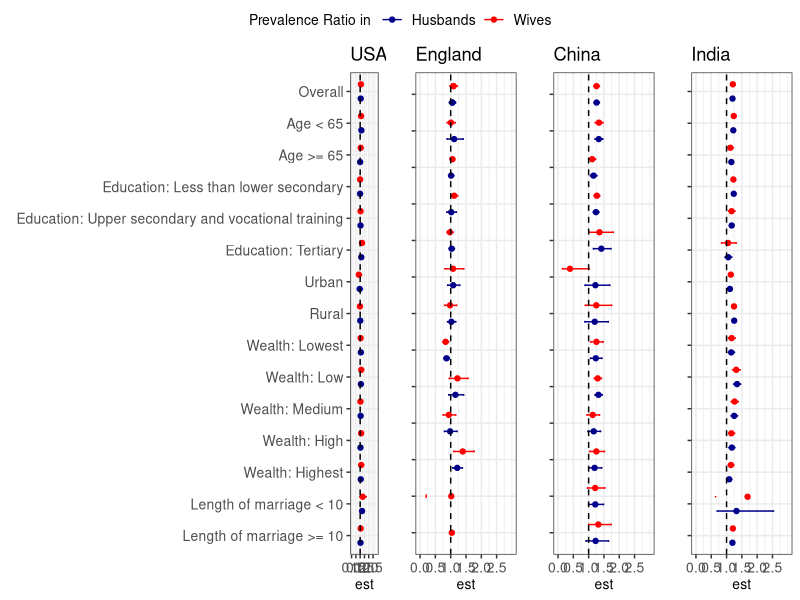

Source code (R): (Note: this script raises an error after producing the figure.)
# setwd("E:/OneDrive/spouse concord China US India/Data")
library(dplyr)
library(tidyverse)
library(readr)

hrs <- read_csv("hrs/hrs_contrasts for poisson regression with multiple imputation.csv") %>% 
  mutate(outcome = "Hypertension",
         survey = "USA")

hrs_main <- read_csv("hrs/hrs_poisson regression with multiple imputation.csv") %>% 
  dplyr::filter(model %in% c("W1","H1"),iv %in% c("w_htn","h_htn")) %>% 
  mutate(outcome = "Hypertension",
         label = "Overall",
         survey = "USA")


charls <- read_csv("charls/g2ac03_contrasts for poisson regression with multiple imputation.csv") %>% 
  mutate(outcome = "Hypertension",
         survey = "China")

charls_main <- read_csv("charls/g2ac03_poisson regression with multiple imputation.csv") %>% 
  dplyr::filter(model %in% c("W1","H1"),iv %in% c("w_htn","h_htn")) %>% 
  mutate(outcome = "Hypertension",
         label = "Overall",
         survey = "China")


lasi <- read_csv("lasi/g2al03_contrasts for poisson regression with multiple imputation.csv") %>% 
  mutate(outcome = "Hypertension",
         survey = "India")

lasi_main <- read_csv("lasi/g2al03_poisson regression with multiple imputation.csv") %>% 
  dplyr::filter(model %in% c("W1","H1"),iv %in% c("w_htn","h_htn")) %>% 
  mutate(outcome = "Hypertension",
         label = "Overall",
         survey = "India") 

elsa <- read_csv("elsa/g2ae03_contrasts for poisson regression with multiple imputation.csv") %>% 
  mutate(outcome = "Hypertension",
         survey = "England") %>% 
  bind_rows(hrs %>% 
              dplyr::filter(str_detect(term,"lengthmar")) %>% 
              mutate(survey = "ELSA",
                     RR = NA_character_) %>% 
              mutate_if(is.numeric, ~NA_real_))

elsa_main <- read_csv("elsa/g2ae03_poisson regression with multiple imputation.csv") %>% 
  dplyr::filter(model %in% c("W1","H1"),iv %in% c("w_htn","h_htn")) %>% 
  mutate(outcome = "Hypertension",
         label = "Overall",
         survey = "England")

contrast_map <- readxl::read_excel("lasi/LASI Contrast Map.xlsx") %>% 
  dplyr::filter(!is.na(label))


tab_stratum <- bind_rows(hrs_main,
                         charls_main,
                         lasi_main,
                         elsa_main,
                         bind_rows(hrs,
                                   charls,
                                   lasi,
                                   elsa
                         ) %>% 
                           left_join(contrast_map,
                                     by=c("term","model")) %>% 
                           dplyr::filter(!is.na(label))) %>% 
  dplyr::select(label,outcome,survey, model,RR,theta_D,lci,uci) %>% 
  mutate(est = exp(theta_D),
         sex_self = case_when(str_detect(model,"W") ~ "Wives",
                              TRUE ~ "Husbands")) %>% 
  mutate(label = factor(label,levels=c("Overall",
                                       "Age < 65",
                                       "Age >= 65",
                                       "Education: Less than lower secondary",
                                       "Education: Upper secondary and vocational training",
                                       "Education: Tertiary",
                                       "Urban",
                                       "Rural",
                                       "Wealth: Lowest",
                                       "Wealth: Low",
                                       "Wealth: Medium",
                                       "Wealth: High",
                                       "Wealth: Highest",
                                       "Length of marriage < 10",
                                       "Length of marriage >= 10"),ordered=TRUE))


tab_stratum %>% 
  dplyr::select(label,survey,sex_self,RR) %>% 
  pivot_wider(names_from="sex_self",values_from="RR") %>% 
  
  write_csv(.,"table_emm analysis results.csv")

figA <- tab_stratum %>% dplyr::filter(outcome == "Hypertension",survey == "USA") %>% 
  ggplot(data=.,
         aes(x=est,y=label,
             xmin=lci,xmax =uci,
             color=sex_self)) +
  geom_point(position=position_dodge(width=0.9)) +
  geom_errorbar(position=position_dodge(width=0.9),width=0.1) + 
  scale_y_discrete(limits = rev) +
  scale_x_continuous(limits=c(0,3),breaks=seq(0,2.5,by=0.5)) +
  theme_bw() +
 # xlab("Prevalence Ratio (95% CI)") +
  ylab("") +
  geom_vline(xintercept=1.0,color="black",linetype=2) +
  scale_color_manual(name = "Prevalence Ratio in ",values=c("darkblue","red")) +
  theme(legend.text = element_text(size = 10),
        legend.title = element_text(size = 10),
        axis.text = element_text(size = 10),
        axis.title = element_text(size = 10)) +
  theme(legend.position="left")+
  labs(title="USA")

figB <- tab_stratum %>% dplyr::filter(outcome == "Hypertension",survey == "China") %>% 
  ggplot(data=.,
         aes(x=est,y=label,
             xmin=lci,xmax =uci,
             color=sex_self)) +
  geom_point(position=position_dodge(width=0.9)) +
  geom_errorbar(position=position_dodge(width=0.9),width=0.1) + 
  scale_y_discrete(limits = rev) +
  scale_x_continuous(limits=c(0,3),breaks=seq(0,2.5,by=0.5)) +
  theme_bw() +
 # xlab("Prevalence Ratio (95% CI)") +
  ylab("") +
  geom_vline(xintercept=1.0,color="black",linetype=2) +
  scale_color_manual(name = "Prevalence Ratio in ",values=c("darkblue","red")) +
  theme(legend.text = element_text(size = 10),
        legend.title = element_text(size = 10),
        axis.text.x = element_text(size = 10),
        axis.text.y = element_blank(), # This removes y axis labels for CHARLS
        axis.title = element_text(size = 10))  +
  theme(legend.position="left")+
  labs(title="China")

figC <- tab_stratum %>% dplyr::filter(outcome == "Hypertension",survey == "India") %>% 
  ggplot(data=.,
         aes(x=est,y=label,
             xmin=lci,xmax =uci,
             color=sex_self)) +
  geom_point(position=position_dodge(width=0.9)) +
  geom_errorbar(position=position_dodge(width=0.9),width=0.1) + 
  scale_y_discrete(limits = rev) +
  scale_x_continuous(limits=c(0,3),breaks=seq(0,2.5,by=0.5)) +
  theme_bw() +
#  xlab("Prevalence Ratio (95% CI)") +
  ylab("") +
  geom_vline(xintercept=1.0,color="black",linetype=2) +
  scale_color_manual(name = "Prevalence Ratio in ",values=c("darkblue","red")) +
  theme(legend.text = element_text(size = 10),
        legend.title = element_text(size = 10),
        axis.text.x = element_text(size = 10),
        axis.text.y = element_blank(), # This removes y axis labels for LASI
        axis.title = element_text(size = 10))  +
  theme(legend.position="left")+
  labs(title="India")


figD <- tab_stratum %>% dplyr::filter(outcome == "Hypertension",survey == "England") %>% 
  ggplot(data=.,
         aes(x=est,y=label,
             xmin=lci,xmax =uci,
             color=sex_self)) +
  geom_point(position=position_dodge(width=0.9)) +
  geom_errorbar(position=position_dodge(width=0.9),width=0.1) + 
  scale_y_discrete(limits = rev) +
  scale_x_continuous(limits=c(0,3),breaks=seq(0,2.5,by=0.5)) +
  theme_bw() +
#  xlab("Prevalence Ratio (95% CI)") +
  ylab("") +
  geom_vline(xintercept=1.0,color="black",linetype=2) +
  scale_color_manual(name = "Prevalence Ratio in ",values=c("darkblue","red")) +
  theme(legend.text = element_text(size = 10),
        legend.title = element_text(size = 10),
        axis.text.x = element_text(size = 10),
        axis.text.y = element_blank(), # This removes y axis labels for LASI
        axis.title = element_text(size = 10))  +
  theme(legend.position="left")+
  labs(title="England")

require(ggpubr)
# jpeg("Supplemental Figure 2. combined CI.jpeg", width = 10, height = 6, units = 'in', res = 600)
ggarrange(figA,
          figD,
          figB,
          figC,
          common.legend=TRUE,nrow=1,ncol=4,widths = c(4.2,1.5,1.5, 1.5)) %>% 
  ggsave(.,filename = paste0(path_g2a_family_folder,"/figures/Supplemental Figure 2_combined CI.jpeg"),
         width = 14, height=6,units='in',dpi = 600)
